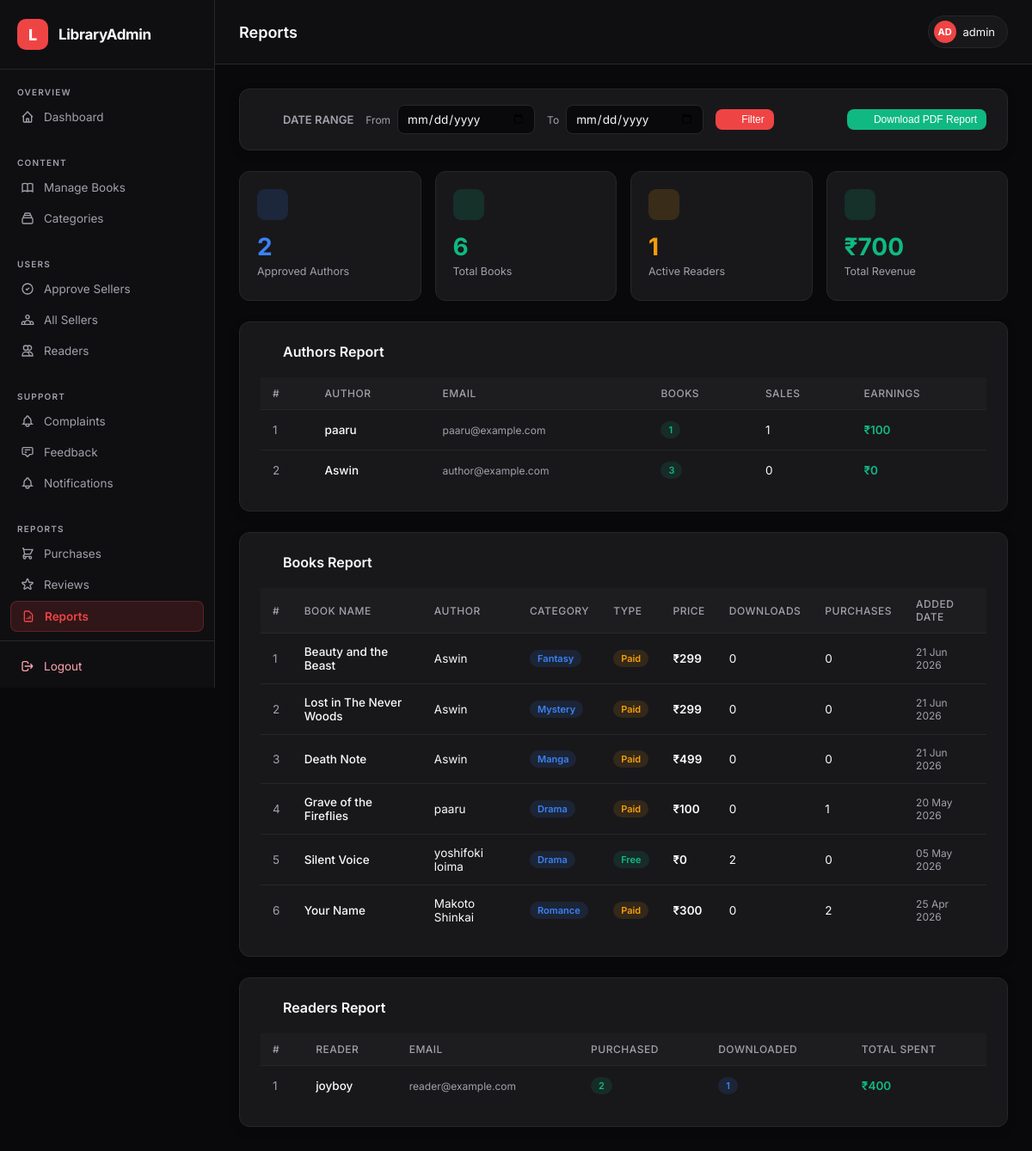
Screenshot of /admin/Reports.php (signed in) with the database file from the repository.
### tables this page shows
CREATE TABLE IF NOT EXISTS `authorregistration` (
  `authid` int NOT NULL AUTO_INCREMENT,
  `username` varchar(20) NOT NULL,
  `password` varchar(25) NOT NULL,
  `email` varchar(30) NOT NULL,
  `phone` char(10) NOT NULL,
  `status` int NOT NULL DEFAULT '1',
  PRIMARY KEY (`authid`)
);

CREATE TABLE IF NOT EXISTS `books` (
  `bid` int NOT NULL AUTO_INCREMENT,
  `bname` varchar(50) NOT NULL,
  `AuthorName` varchar(20) NOT NULL,
  `description` text NOT NULL,
  `cid` int NOT NULL,
  `CoverImage` varchar(255) NOT NULL,
  `story` text NOT NULL,
  `is_paid` varchar(10) NOT NULL,
  `price` int NOT NULL,
  `AddedDate` date NOT NULL,
  `status` int NOT NULL DEFAULT '1',
  PRIMARY KEY (`bid`)
);

CREATE TABLE IF NOT EXISTS `category` (
  `cid` int NOT NULL AUTO_INCREMENT,
  `cname` varchar(30) NOT NULL,
  `cdesc` text NOT NULL,
  `cimage` varchar(255) NOT NULL,
  `status` int NOT NULL DEFAULT '1',
  PRIMARY KEY (`cid`)
);

CREATE TABLE IF NOT EXISTS `readerregistration` (
  `userId` int NOT NULL AUTO_INCREMENT,
  `username` varchar(30) NOT NULL,
  `password` varchar(25) NOT NULL,
  `email` varchar(30) NOT NULL,
  `phone` char(10) NOT NULL,
  `status` int NOT NULL DEFAULT '1',
  PRIMARY KEY (`userId`)
);

### admin/Reports.php (the view, shortened to what this page needs)
<?php
include("header.php");
include("dbcon.php");
$fromDate = isset($_GET['from']) ? $_GET['from'] : '';
$toDate   = isset($_GET['to'])   ? $_GET['to']   : '';
$hasFilter = ($fromDate !== '' && $toDate !== '');
$dateCondBooks   = $hasFilter ? "AND b.AddedDate BETWEEN '$fromDate' AND '$toDate'" : "";
$dateCondPurchases = $hasFilter ? "AND p.purchase_date BETWEEN '$fromDate' AND '$toDate 23:59:59'" : "";
$dateCondDownloads = $hasFilter ? "AND d.download_date BETWEEN '$fromDate' AND '$toDate 23:59:59'" : "";
$statAuthors = $conn->query("SELECT COUNT(*) as cnt FROM authorregistration WHERE status=2")->fetch_assoc()['cnt'];
$statBooks   = $conn->query("SELECT COUNT(*) as cnt FROM books WHERE status=1 " . ($hasFilter ? "AND AddedDate BETWEEN '$fromDate' AND '$toDate'" : ""))->fetch_assoc()['cnt'];
$statReaders = $conn->query("SELECT COUNT(*) as cnt FROM readerregistration WHERE status=1")->fetch_assoc()['cnt'];
$revResult   = $conn->query("SELECT COALESCE(SUM(amount),0) as rev FROM purchases WHERE payment_status='completed' " . ($hasFilter ? "AND purchase_date BETWEEN '$fromDate' AND '$toDate 23:59:59'" : ""));
$statRevenue = $revResult->fetch_assoc()['rev'];
$authorReport = $conn->query("
    SELECT ar.authid, ar.username, ar.email,
           COUNT(DISTINCT b.bid) as total_books,
           COALESCE(SUM(CASE WHEN p.payment_status='completed' THEN 1 ELSE 0 END),0) as total_sales,
           COALESCE(SUM(CASE WHEN p.payment_status='completed' THEN p.amount ELSE 0 END),0) as total_earnings
    FROM authorregistration ar
    LEFT JOIN books b ON b.AuthorName = ar.username AND b.status=1 $dateCondBooks
    LEFT JOIN purchases p ON p.bid = b.bid $dateCondPurchases
    WHERE ar.status = 2
    GROUP BY ar.authid
    ORDER BY total_earnings DESC
");
$booksReport = $conn->query("
    SELECT b.bid, b.bname, b.AuthorName, c.cname, b.is_paid, b.price, b.AddedDate,
           COUNT(DISTINCT d.downloadid) as download_count,
           COUNT(DISTINCT p.purchaseid) as purchase_count
    FROM books b
    LEFT JOIN category c ON b.cid = c.cid
    LEFT JOIN downloads d ON d.bid = b.bid $dateCondDownloads
    LEFT JOIN purchases p ON p.bid = b.bid AND p.payment_status='completed' $dateCondPurchases
    WHERE b.status=1 " . ($hasFilter ? "AND b.AddedDate BETWEEN '$fromDate' AND '$toDate'" : "") . "
    GROUP BY b.bid
    ORDER BY b.AddedDate DESC
");
$readersReport = $conn->query("
    SELECT rr.userId, rr.username, rr.email,
           COUNT(DISTINCT p.purchaseid) as books_purchased,
           COUNT(DISTINCT d.downloadid) as books_downloaded,
           COALESCE(SUM(CASE WHEN p.payment_status='completed' THEN p.amount ELSE 0 END),0) as total_spent
    FROM readerregistration rr
    LEFT JOIN purchases p ON p.userId = rr.userId $dateCondPurchases
    LEFT JOIN downloads d ON d.userId = rr.userId $dateCondDownloads
    WHERE rr.status = 1
    GROUP BY rr.userId
    ORDER BY total_spent DESC
");
?>
<div class="section" style="padding:18px 24px; margin-bottom:24px;">
    <form method="GET" action="" style="display:flex; align-items:center; gap:14px; flex-wrap:wrap; width:100%;">
        <div style="display:flex; align-items:center; gap:8px;">
            <i data-lucide="calendar" style="width:18px;height:18px;stroke:var(--text-muted);"></i>
            <span style="font-size:13px; font-weight:600; color:var(--text-muted);">DATE RANGE</span>
        </div>
        <div style="display:flex; align-items:center; gap:8px;">
            <label style="margin:0; font-size:12px;">From</label>
            <input type="date" name="from" value="<?= htmlspecialchars($fromDate) ?>" class="form-control" style="width:160px; margin:0; padding:7px 10px;">
        </div>
        <div style="display:flex; align-items:center; gap:8px;">
            <label style="margin:0; font-size:12px;">To</label>
            <input type="date" name="to" value="<?= htmlspecialchars($toDate) ?>" class="form-control" style="width:160px; margin:0; padding:7px 10px;">
        </div>
        <button type="submit" class="btn btn-primary btn-sm" style="display:flex; align-items:center; gap:5px;">
            <i data-lucide="filter" style="width:14px;height:14px;"></i> Filter
        </button>
        <button type="button" onclick="exportReportToPDF('admin-report-content', 'Admin_Executive_Report', 'Admin System Executive Report')" class="btn btn-secondary btn-sm no-print" style="display:flex; align-items:center; gap:6px; background:#10b981; color:#ffffff; border:none; margin-left:auto; cursor:pointer;">
            <i data-lucide="download-cloud" style="width:14px;height:14px;"></i> Download PDF Report
        </button>
    </form>
</div>
<div id="admin-report-content">
<div class="stat-grid">
    <div class="stat-card sc-blue">
        <div class="sc-icon"><i data-lucide="users" style="width:20px;height:20px;stroke:currentColor;"></i></div>
        <div class="sc-value"><?= $statAuthors ?></div>
        <div class="sc-label">Approved Authors</div>
    </div>
    <div class="stat-card sc-green">
        <div class="sc-icon"><i data-lucide="book-open" style="width:20px;height:20px;stroke:currentColor;"></i></div>
        <div class="sc-value"><?= $statBooks ?></div>
        <div class="sc-label"><?= $hasFilter ? 'Books (Filtered)' : 'Total Books' ?></div>
    </div>
    <div class="stat-card sc-amber">
        <div class="sc-icon"><i data-lucide="user" style="width:20px;height:20px;stroke:currentColor;"></i></div>
        <div class="sc-value"><?= $statReaders ?></div>
        <div class="sc-label">Active Readers</div>
    </div>
    <div class="stat-card sc-green">
        <div class="sc-icon"><i data-lucide="indian-rupee" style="width:20px;height:20px;stroke:currentColor;"></i></div>
        <div class="sc-value">₹<?= number_format($statRevenue) ?></div>
        <div class="sc-label"><?= $hasFilter ? 'Revenue (Filtered)' : 'Total Revenue' ?></div>
    </div>
</div>
<div class="section">
    <h2 style="display:flex; align-items:center; gap:8px;">
        <i data-lucide="pen-tool" style="width:18px;height:18px;stroke:var(--accent);"></i> Authors Report
    </h2>
    <div class="table-wrap">
        <table>
            <thead>
                <tr>
                    <th>#</th>
                    <th>Author</th>
                    <th>Email</th>
                    <th>Books</th>
                    <th>Sales</th>
                    <th>Earnings</th>
                </tr>
            </thead>
            <tbody>
            <?php $i=1; while ($row = $authorReport->fetch_assoc()): ?>
                <tr>
                    <td style="color:var(--text-muted);"><?= $i++ ?></td>
                    <td style="font-weight:500;"><?= htmlspecialchars($row['username']) ?></td>
                    <td style="font-size:12px; color:var(--text-muted);"><?= htmlspecialchars($row['email']) ?></td>
                    <td><span class="badge badge-active"><?= $row['total_books'] ?></span></td>
                    <td><?= $row['total_sales'] ?></td>
                    <td style="color:#10b981; font-weight:600;">₹<?= number_format($row['total_earnings']) ?></td>
                </tr>
            <?php endwhile; ?>
            </tbody>
        </table>
    </div>
</div>
<div class="section">
    <h2 style="display:flex; align-items:center; gap:8px;">
        <i data-lucide="book-open" style="width:18px;height:18px;stroke:var(--accent);"></i> Books Report
    </h2>
    <div class="table-wrap">
        <table>
            <thead>
                <tr>
                    <th>#</th>
                    <th>Book Name</th>
                    <th>Author</th>
                    <th>Category</th>
                    <th>Type</th>
                    <th>Price</th>
                    <th>Downloads</th>
                    <th>Purchases</th>
                    <th>Added Date</th>
                </tr>
            </thead>
            <tbody>
            <?php $i=1; while ($row = $booksReport->fetch_assoc()): ?>
                <tr>
                    <td style="color:var(--text-muted);"><?= $i++ ?></td>
                    <td style="font-weight:500;"><?= htmlspecialchars($row['bname']) ?></td>
                    <td><?= htmlspecialchars($row['AuthorName']) ?></td>
                    <td><span class="badge badge-pending"><?= htmlspecialchars($row['cname'] ?? 'N/A') ?></span></td>
                    <td>
                        <?php if (strtolower($row['is_paid']) == 'paid'): ?>
                            <span class="badge badge-paid">Paid</span>
                        <?php else: ?>
                            <span class="badge badge-free">Free</span>
                        <?php endif; ?>
                    </td>
                    <td style="font-weight:600;">₹<?= $row['price'] ?></td>
                    <td><?= $row['download_count'] ?></td>
                    <td><?= $row['purchase_count'] ?></td>
                    <td style="font-size:12px; color:var(--text-muted);"><?= date('d M Y', strtotime($row['AddedDate'])) ?></td>
                </tr>
            <?php endwhile; ?>
            </tbody>
        </table>
    </div>
</div>
<div class="section">
    <h2 style="display:flex; align-items:center; gap:8px;">
        <i data-lucide="users" style="width:18px;height:18px;stroke:var(--accent);"></i> Readers Report
    </h2>
    <div class="table-wrap">
        <table>
            <thead>
                <tr>
                    <th>#</th>
                    <th>Reader</th>
                    <th>Email</th>
                    <th>Purchased</th>
                    <th>Downloaded</th>
                    <th>Total Spent</th>
                </tr>
            </thead>
            <tbody>
            <?php $i=1; while ($row = $readersReport->fetch_assoc()): ?>
                <tr>
                    <td style="color:var(--text-muted);"><?= $i++ ?></td>
                    <td style="font-weight:500;"><?= htmlspecialchars($row['username']) ?></td>
                    <td style="font-size:12px; color:var(--text-muted);"><?= htmlspecialchars($row['email']) ?></td>
                    <td><span class="badge badge-active"><?= $row['books_purchased'] ?></span></td>
                    <td><span class="badge badge-pending"><?= $row['books_downloaded'] ?></span></td>
                    <td style="color:#10b981; font-weight:600;">₹<?= number_format($row['total_spent']) ?></td>
                </tr>
            <?php endwhile; ?>
            </tbody>
        </table>
    </div>
</div>
</div>
<?php include("footer.php"); ?>

### admin/header.php (style rules this page uses)
:root { --bg: #09090b; --sidebar: #0f0f12; --sidebar-w: 250px; --card: #18181b; --accent: #ef4444; --accent-h: #dc2626; --accent-glow: rgba(239,68,68,0.15); --text-main: #fafafa; --text-muted: #a1a1aa; --border: #27272a; --success: #10b981; --warning: #f59e0b; --danger: #ef4444; --info: #3b82f6; }
*, *::before, *::after { margin:0; padding:0; box-sizing:border-box; }
body { font-family: 'Inter', sans-serif; background: var(--bg); color: var(--text-main); display: flex; min-height: 100vh; }
.section { background: var(--card); border: 1px solid var(--border); border-radius: 12px; padding: 24px; margin-bottom: 24px; box-shadow: 0 4px 12px rgba(0,0,0,0.15); }
.section h2 { font-size: 16px; font-weight: 600; margin-bottom: 20px; color: var(--text-main); }
.stat-grid { display: grid; grid-template-columns: repeat(auto-fill, minmax(200px, 1fr)); gap: 16px; margin-bottom: 24px; }
.stat-card { background: var(--card); border: 1px solid var(--border); border-radius: 12px; padding: 20px; display: flex; flex-direction: column; gap: 4px; transition: transform 0.18s, box-shadow 0.18s; }
.stat-card .sc-icon { width: 36px; height: 36px; border-radius: 9px; display: flex; align-items: center; justify-content: center; font-size: 18px; margin-bottom: 10px; }
.stat-card .sc-value { font-size: 28px; font-weight: 700; }
.stat-card .sc-label { font-size: 12.5px; color: var(--text-muted); margin-bottom: 6px; }
.sc-blue .sc-icon { background: rgba(59,130,246,0.15); }
.sc-blue .sc-value,.sc-blue .sc-link { color: #3b82f6; }
.sc-green .sc-icon { background: rgba(16,185,129,0.15); }
.sc-green .sc-value,.sc-green .sc-link { color: #10b981; }
.sc-amber .sc-icon { background: rgba(245,158,11,0.15); }
.sc-amber .sc-value,.sc-amber .sc-link { color: #f59e0b; }
.table-wrap { overflow-x: auto; }
table { width: 100%; border-collapse: collapse; font-size: 13.5px; }
table th { text-align: left; padding: 11px 14px; color: var(--text-muted); font-weight: 500; font-size: 12px; border-bottom: 1px solid var(--border); background: rgba(255,255,255,0.02); text-transform: uppercase; letter-spacing: 0.5px; }
table td { padding: 13px 14px; border-bottom: 1px solid var(--border); color: var(--text-main); }
table tr:last-child td { border-bottom: none; }
.badge { display: inline-block; padding: 3px 9px; border-radius: 20px; font-size: 11px; font-weight: 600; }
.badge-free { background: rgba(16,185,129,0.12); color: #10b981; }
.badge-paid { background: rgba(245,158,11,0.12); color: #f59e0b; }
.badge-active { background: rgba(16,185,129,0.12); color: #10b981; }
.badge-pending { background: rgba(59,130,246,0.12); color: #3b82f6; }
.btn { display: inline-flex; align-items: center; gap: 6px; padding: 8px 16px; border-radius: 8px; font-size: 13px; font-weight: 500; cursor: pointer; border: none; text-decoration: none; transition: all 0.18s; }
.btn-primary { background: var(--accent); color: #fff; }
.btn-secondary { background: rgba(255,255,255,0.06); color: var(--text-main); border: 1px solid var(--border); }
.btn-sm { padding: 5px 11px; font-size: 12px; }
label { display:block; font-size:12.5px; color:var(--text-muted); margin-bottom:5px; }
.form-control { width: 100%; padding: 9px 13px; background: #09090b; border: 1px solid var(--border); color: var(--text-main); border-radius: 8px; font-size: 13.5px; font-family: inherit; margin-bottom: 16px; transition: border 0.2s; }

### rows the page displays
authorregistration: username "paaru", email "paaru@example.com", total_books "1", total_sales "1", total_earnings "100"
authorregistration: username "Aswin", email "author@example.com", total_books "3", total_sales "0", total_earnings "0"
books: bname "Beauty and the Beast", AuthorName "Aswin", cid.cname "Fantasy", is_paid "Paid", price "299", download_count "0", purchase_count "0", AddedDate "21 Jun 2026"
books: bname "Lost in The Never Woods", AuthorName "Aswin", cid.cname "Mystery", is_paid "Paid", price "299", download_count "0", purchase_count "0", AddedDate "21 Jun 2026"
books: bname "Death Note", AuthorName "Aswin", cid.cname "Manga", is_paid "Paid", price "499", download_count "0", purchase_count "0", AddedDate "21 Jun 2026"
books: bname "Grave of the Fireflies", AuthorName "paaru", cid.cname "Drama", is_paid "Paid", price "100", download_count "0", purchase_count "1", AddedDate "20 May 2026"
books: bname "Silent Voice", AuthorName "yoshifoki loima", cid.cname "Drama", is_paid "Free", price "0", download_count "2", purchase_count "0", AddedDate "05 May 2026"
books: bname "Your Name", AuthorName "Makoto Shinkai", cid.cname "Romance", is_paid "Paid", price "300", download_count "0", purchase_count "2", AddedDate "25 Apr 2026"
readerregistration: username "joyboy", email "reader@example.com", books_purchased "2", books_downloaded "1", total_spent "400"

### other values shown
$titles[$currentPage] "Reports"
$initials "AD"
$adminName "admin"
$statAuthors "2"
$statBooks "6"
$statReaders "1"
$statRevenue "700"
